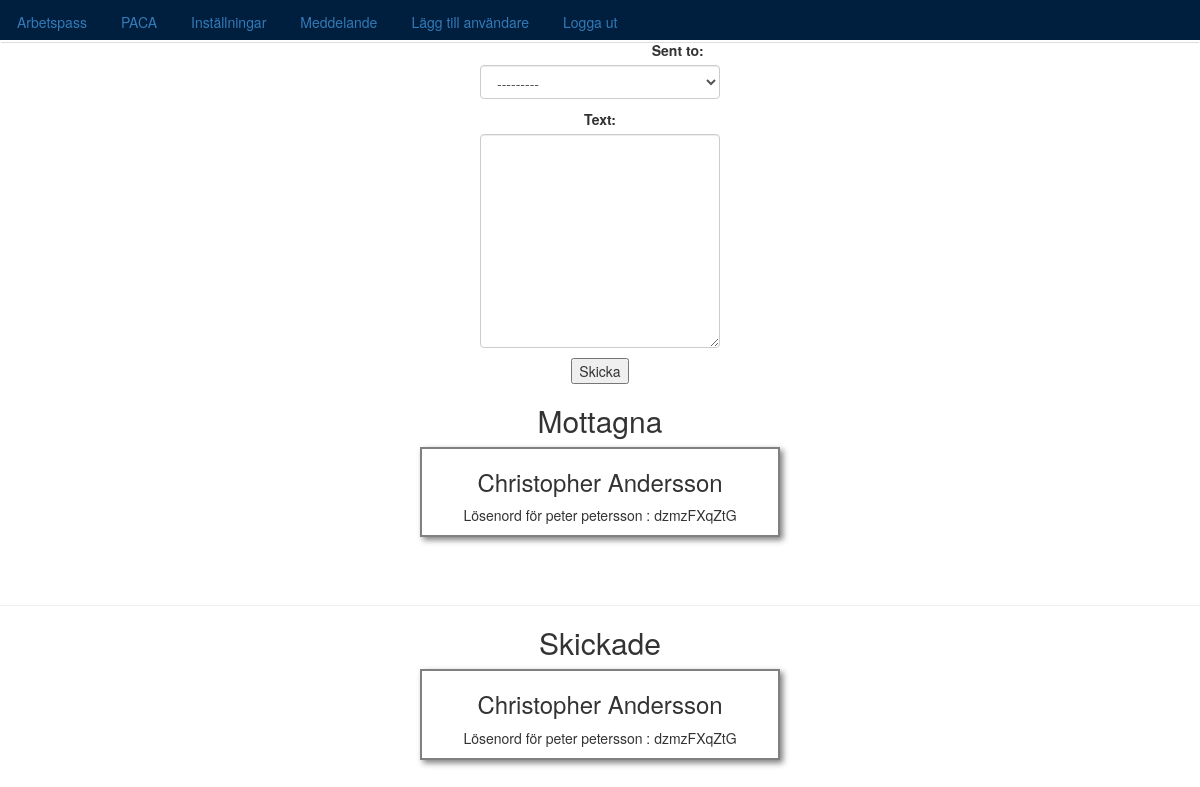
/message (signed in), run on an earlier commit of the app's database.
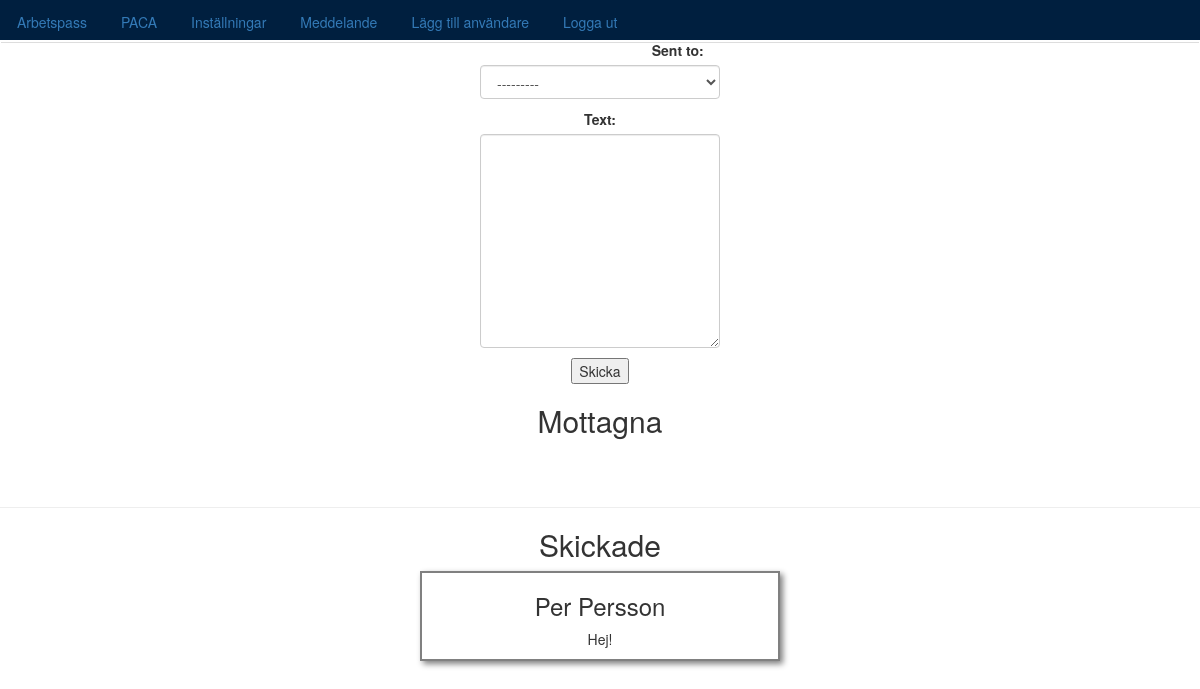
And on a later commit of the database.
### paca_app/models.py (models this page shows, shortened)
class Message(models.Model):
    is_read = models.BooleanField(default=False)
    text = models.TextField(max_length=200)
    sent_from = models.ForeignKey('User', on_delete=models.CASCADE, related_name='sent_from')
    sent_to = models.ForeignKey('User', on_delete=models.CASCADE, related_name='sent_to')
    sent_time = models.DateTimeField(auto_now_add=True)

class User(AbstractUser):
    has_logged_in = models.BooleanField(default=False)
    phone = models.CharField(max_length=12)
    first_name = models.CharField(max_length=30)
    last_name = models.CharField(max_length=30)
    username = None
    email = models.EmailField(_('email address'), unique=True)
    USERNAME_FIELD = 'email'
    REQUIRED_FIELDS = []
    objects = UserManager()
    def __str__(self):
        return "{} {}".format(self.first_name, self.last_name)

### paca_app/views.py (the view)
# urls.py: path('message', views.message, name='message'),
@login_required
def message(request):
    form = MessageForm()
    if request.method == 'POST':
        form = MessageForm(request.POST)
        if form.is_valid():
            new_message = form.save(commit=False)
            new_message.sent_from = request.user
            new_message.save()
    messages = Message.objects.filter(sent_to=request.user)
    message_sent = Message.objects.filter(sent_from=request.user)
    return render(request,'message.html',{'form':form,'messages':messages,'message_sent':message_sent})

### paca_app/forms.py
class MessageForm(ModelForm):
    def __init__(self, *args, **kwargs):
        super(MessageForm, self).__init__(*args, **kwargs)
        for visible in self.visible_fields():
            visible.field.widget.attrs['class'] = 'form-control'
    class Meta:
        model = Message
        fields = ['sent_to','text']

### paca_app/templates/message.html (shortened to what this page needs)
{% extends "base.html" %}
    {% block content %}
    <form method="POST" style="width:20vw;margin:auto;"action=" ">
      {{ form.as_p }}
      <input type="submit" value="Skicka">
    </form>
    <h2>Mottagna</h2>
    {% for msg in messages %}
    <div style="margin:0 auto 1vh auto;border:2px solid grey; box-shadow:3px 3px 6px grey;width:30vw;">
      <h3>{{msg.sent_to}}</h3>
      <p>{{msg.text}}</p>
    </div>
    {%endfor %}
    <br/>
    <br/>
    <hr/>
    <h2>Skickade</h2>
    {% for msg in message_sent %}
      <div style="margin:0 auto 1vh auto;border:2px solid grey; box-shadow:3px 3px 6px grey;width:30vw;">
      <h3>{{msg.sent_to}}</h3>
      <p>{{msg.text}}</p>
    </div>
    {%endfor %}
  {% endblock %}

What changed in the data, as far as the page shows it:
removed Message: sent_to "Christopher Andersson", text "Lösenord för peter petersson : dzmzFXqZtG"
added Message: sent_to "Per Persson", text "Hej!", shown under "Skickade"
